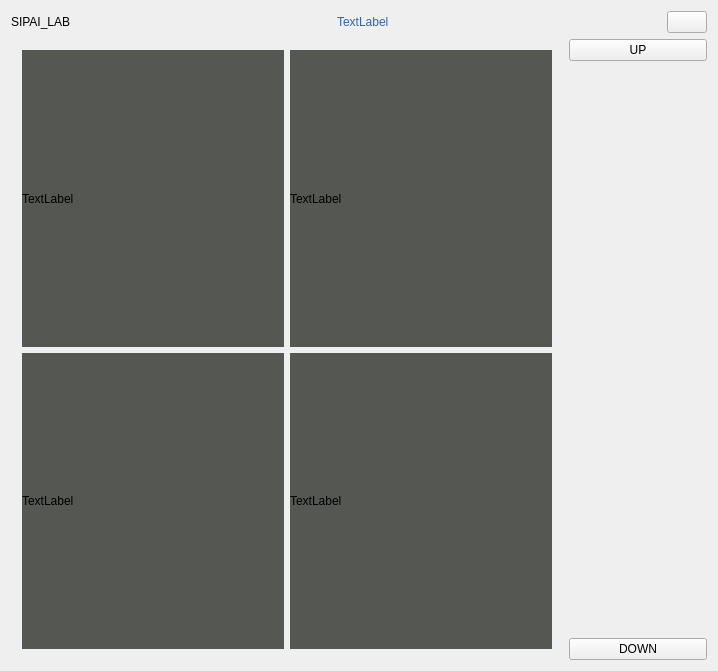
<?xml version="1.0" encoding="UTF-8"?>
<ui version="4.0">
 <class>Widget</class>
 <widget class="QWidget" name="Widget">
  <property name="geometry">
   <rect>
    <x>0</x>
    <y>0</y>
    <width>718</width>
    <height>671</height>
   </rect>
  </property>
  <property name="windowTitle">
   <string>Widget</string>
  </property>
  <layout class="QGridLayout" name="gridLayout_3">
   <item row="0" column="0">
    <layout class="QVBoxLayout" name="verticalLayout_2" stretch="1,12">
     <item>
      <layout class="QHBoxLayout" name="horizontalLayout">
       <item>
        <widget class="QLabel" name="label_LOGO">
         <property name="text">
          <string>SIPAI_LAB</string>
         </property>
        </widget>
       </item>
       <item>
        <spacer name="horizontalSpacer">
         <property name="orientation">
          <enum>Qt::Horizontal</enum>
         </property>
         <property name="sizeHint" stdset="0">
          <size>
           <width>40</width>
           <height>20</height>
          </size>
         </property>
        </spacer>
       </item>
       <item>
        <widget class="QLabel" name="label_title">
         <property name="styleSheet">
          <string notr="true">color: rgb(243, 243, 243);
color: rgb(52, 101, 164);
font: 20pt &quot;Cantarell&quot;;</string>
         </property>
         <property name="text">
          <string>TextLabel</string>
         </property>
        </widget>
       </item>
       <item>
        <spacer name="horizontalSpacer_2">
         <property name="orientation">
          <enum>Qt::Horizontal</enum>
         </property>
         <property name="sizeHint" stdset="0">
          <size>
           <width>40</width>
           <height>20</height>
          </size>
         </property>
        </spacer>
       </item>
       <item>
        <widget class="QLabel" name="label_gap">
         <property name="text">
          <string/>
         </property>
        </widget>
       </item>
       <item>
        <widget class="QPushButton" name="pushButtonmMenu">
         <property name="text">
          <string/>
         </property>
        </widget>
       </item>
      </layout>
     </item>
     <item>
      <layout class="QHBoxLayout" name="horizontalLayout_2" stretch="4,1">
       <item>
        <widget class="QStackedWidget" name="stackedWidget">
         <property name="currentIndex">
          <number>0</number>
         </property>
         <widget class="QWidget" name="page">
          <layout class="QGridLayout" name="gridLayout_2">
           <item row="0" column="0">
            <layout class="QGridLayout" name="gridLayout">
             <item row="0" column="0">
              <widget class="QLabel" name="label_CameraA">
               <property name="styleSheet">
                <string notr="true">background-color: rgb(85, 87, 83);</string>
               </property>
               <property name="text">
                <string>TextLabel</string>
               </property>
              </widget>
             </item>
             <item row="0" column="1">
              <widget class="QLabel" name="label_CameraB">
               <property name="styleSheet">
                <string notr="true">background-color: rgb(85, 87, 83);</string>
               </property>
               <property name="text">
                <string>TextLabel</string>
               </property>
              </widget>
             </item>
             <item row="1" column="0">
              <widget class="QLabel" name="label_CameraC">
               <property name="styleSheet">
                <string notr="true">background-color: rgb(85, 87, 83);</string>
               </property>
               <property name="text">
                <string>TextLabel</string>
               </property>
              </widget>
             </item>
             <item row="1" column="1">
              <widget class="QLabel" name="label_CameraD">
               <property name="styleSheet">
                <string notr="true">background-color: rgb(85, 87, 83);</string>
               </property>
               <property name="text">
                <string>TextLabel</string>
               </property>
              </widget>
             </item>
            </layout>
           </item>
          </layout>
         </widget>
         <widget class="QWidget" name="page_2"/>
        </widget>
       </item>
       <item>
        <layout class="QVBoxLayout" name="verticalLayout">
         <item>
          <widget class="QPushButton" name="btnup">
           <property name="text">
            <string>UP</string>
           </property>
          </widget>
         </item>
         <item>
          <widget class="LAB" name="lAB"/>
         </item>
         <item>
          <widget class="LAB" name="lAB_2"/>
         </item>
         <item>
          <widget class="LAB" name="lAB_3"/>
         </item>
         <item>
          <widget class="LAB" name="lAB_4"/>
         </item>
         <item>
          <widget class="LAB" name="lAB_5"/>
         </item>
         <item>
          <widget class="QPushButton" name="btndown">
           <property name="text">
            <string>DOWN</string>
           </property>
          </widget>
         </item>
        </layout>
       </item>
      </layout>
     </item>
    </layout>
   </item>
  </layout>
 </widget>
 <layoutdefault spacing="6" margin="11"/>
 <customwidgets>
  <customwidget>
   <class>LAB</class>
   <extends>QWidget</extends>
   <header>lab.h</header>
  </customwidget>
 </customwidgets>
 <resources/>
 <connections/>
</ui>
